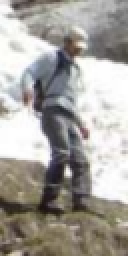
//> input picture img/lecture3.bmp, 64 x 128 px (shown 2 times larger)
$ ./answer   (built with g++ and OpenCV 4)
//> lines starting //> are read from the running program, lines starting //| are printed output that depends on the picture
#include <opencv2/opencv.hpp>
#include <opencv2/imgproc.hpp>
#include <opencv2/highgui.hpp>
#include <opencv2/objdetect.hpp>
#include <iostream>
#include <vector>

using namespace cv;
using namespace std;

// HOG를 사용한 이미지 비교 함수
double compareHOG(Mat& img1, Mat& img2) {
    // HOGDescriptor 객체 생성
    HOGDescriptor hog;

    // HOGDescriptor 기본 설정 사용
    // 이미지 크기를 조정 (HOG는 고정된 크기의 이미지로 작업하는 것이 더 일반적)
    resize(img1, img1, Size(64, 128));
    resize(img2, img2, Size(64, 128));

    // HOG 특징 벡터 저장할 변수
    vector<float> descriptors1, descriptors2;

    // 이미지에서 HOG 특징 벡터 계산
    hog.compute(img1, descriptors1);
    hog.compute(img2, descriptors2);

    // 특징 벡터의 유사도를 계산 (예: L2 노름 사용)
    return norm(descriptors1, descriptors2, NORM_L2);
}

int main() {
    string path = "C:/Users/woo12/OneDrive/Desktop/cpp/img/";
    // 이미지를 읽어오기 (흑백으로 변환)
    Mat img1 = imread(path + "lecture3.bmp", IMREAD_GRAYSCALE);
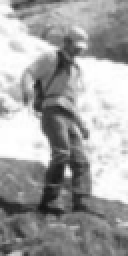
//> img1: 128 rows x 64 cols, CV_8UC1 (shown 2 times larger); min 20, max 255, mean 161.9
    Mat img2 = imread(path + "compare1.bmp", IMREAD_GRAYSCALE);
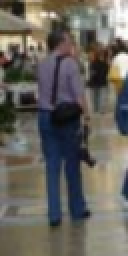
//> input picture img/compare1.bmp, 64 x 128 px (shown 2 times larger)
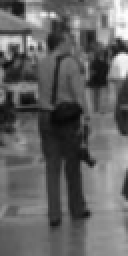
//> img2: 128 rows x 64 cols, CV_8UC1 (shown 2 times larger); min 8, max 254, mean 100.1
    Mat img3 = imread(path + "compare2.bmp", IMREAD_GRAYSCALE);
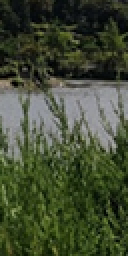
//> input picture img/compare2.bmp, 64 x 128 px (shown 2 times larger)
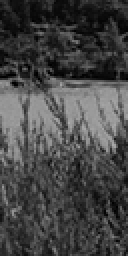
//> img3: 128 rows x 64 cols, CV_8UC1 (shown 2 times larger); min 0, max 174, mean 69.6

    if (img1.empty() || img2.empty()) {
        cout << "이미지를 불러오지 못했습니다." << endl;
        return -1;
    }

    // HOG 기반으로 두 이미지 비교
    double similarity = compareHOG(img1, img2);
//> in compareHOG, `hog.compute(img1, descriptors1);`: descriptors1 = 3780 values, max 0.658 at index 3406, min 0.000234 at index 1362, mean 0.139
//> in compareHOG, `hog.compute(img2, descriptors2);`: descriptors2 = 3780 values, max 0.409 at index 1242, min 0 at index 2037, mean 0.136
//> similarity = 7.78
    double sim2 = compareHOG(img1, img3);
//> sim2 = 6.91
    cout << "두 이미지의 HOG 기반 유사도: " << similarity << '\n' << sim2 << endl;
//| 두 이미지의 HOG 기반 유사도: 7.77689
//| 6.9111

    return 0;
}
